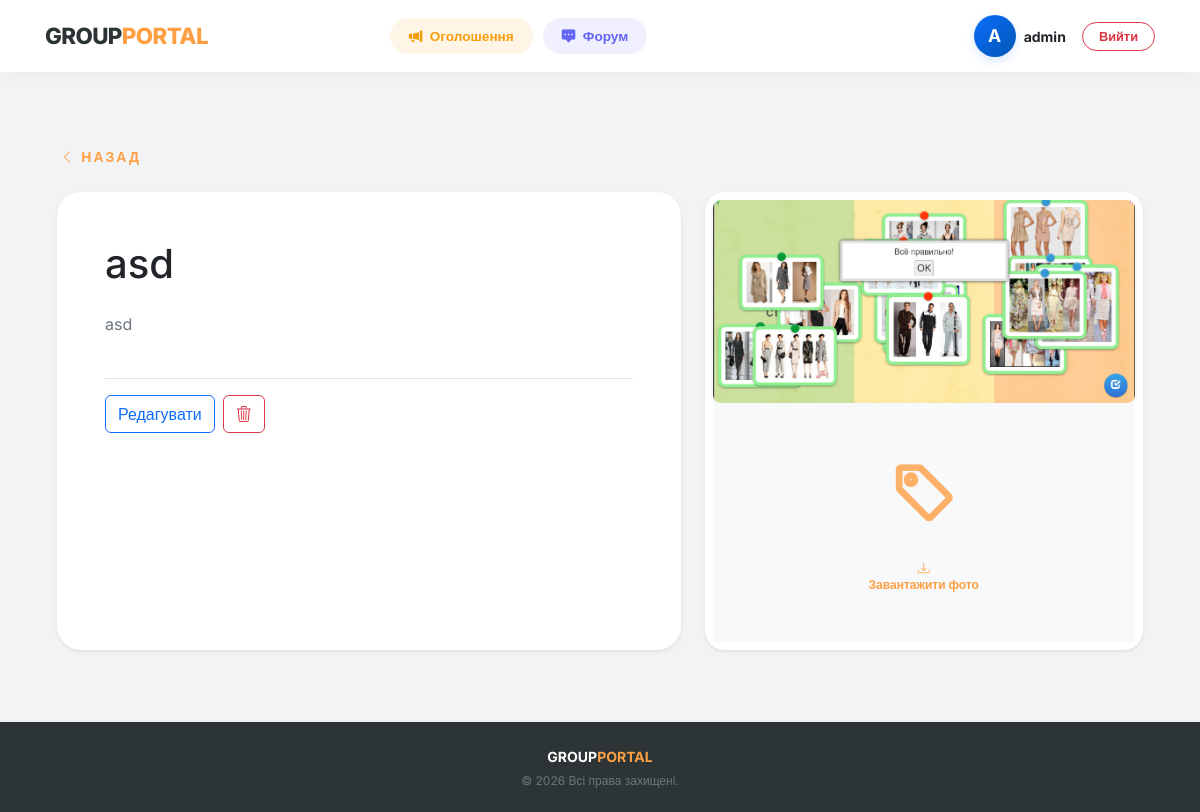
The app's page /advertisement/detail/6/ (signed in) with its own data.
### MainPage/models.py (models this page shows, shortened)
class CustomUser(AbstractUser):
    ROLE_USER = "user"
    ROLE_MODERATOR = "moderator"
    ROLE_ADMIN = "admin"
    GENDER_FEMALE = "female"
    GENDER_MALE = "male"
    ROLE_CHOICES = [
        (ROLE_USER, "Користувач"),
        (ROLE_MODERATOR, "Модератор"),
        (ROLE_ADMIN, "Адміністратор")
    ]
    GENDER_CHOICES = [
        (GENDER_MALE, "Чоловік"),
        (GENDER_FEMALE, "Жінка")
    ]
    age = models.IntegerField(null=True, blank=True)
    gender = models.CharField(max_length=30, choices=GENDER_CHOICES, null=True, blank=True)
    group = models.ForeignKey(Group, on_delete=models.SET_NULL,
                              null=True, blank=True, related_name="members")
    role = models.CharField(max_length=20, choices=ROLE_CHOICES,
                            default=ROLE_USER)
    REQUIRED_FIELDS = ["age", "gender"]
    class Meta:
        verbose_name = "CmUser"
        verbose_name_plural = "CmUsers"
        ordering = ['id']

### AdvertisementPage/models.py (models this page shows, shortened)
class Advertisement(models.Model):
    name = models.CharField(max_length=30)
    about = models.TextField()
    media = models.FileField(upload_to="advertisement/", blank=True, null=True)
    youtube_url = models.URLField(blank=True, null=True, verbose_name="Посилання на YouTube")
    class Meta:
        verbose_name = "Advertisement"
        verbose_name_plural = "Advertisements"

### AdvertisementPage/views.py (the view)
# urls.py: path("detail/<int:pk>/", AdvertisementDetailView.as_view(), name="advertisement-detail"),
class AdvertisementDetailView(LoginRequiredMixin, DetailView):
    model = Advertisement
    template_name = "advertisement/advertisement-detail.html"
    context_object_name = "advertisement_object"

### AdvertisementPage/templatetags/media_tags.py (called while the page is built)
@register.filter
def is_video(file_url):
    return file_url.lower().endswith(('.mp4', '.mkv', '.webm', '.mov'))

### AdvertisementPage/templates/advertisement/advertisement-detail.html (shortened to what this page needs)
{% extends 'base.html' %}
{% load static %}
{% load media_tags %}
{% block extra_css %}
    <link rel="stylesheet" href="{% static 'css/advertisement.css' %}">
{% endblock %}
{% block content %}
<div class="container py-4">
    <nav class="mb-4">
        <a href="{% url 'advertisement-list' %}" class="ad-link small text-uppercase ls-2">
            <i class="bi bi-chevron-left"></i> Назад
        </a>
    </nav>
    <div class="row g-4">
        <div class="col-12 {% if advertisement_object.media or advertisement_object.youtube_url %}col-lg-7{% else %}col-lg-10 offset-lg-1{% endif %}">
            <div class="card border-0 shadow-sm p-4 p-md-5 h-100" style="border-radius: 24px;">
                <div class="mb-4">
                    <h1 class="ad-title mb-4">{{ advertisement_object.name }}</h1>
                    <div class="ad-text-content text-secondary" style="font-size: 1rem; line-height: 1.6;">
                        {{ advertisement_object.about|linebreaks }}
                    </div>
                </div>
                {% if user.is_staff %}
                <div class="pt-3 border-top d-flex align-items-center gap-2">
                    <a href="{% url 'advertisement-update' advertisement_object.pk %}" class="btn btn-outline-primary btn-action-sm">
                        Редагувати
                    </a>
                    <a href="{% url 'advertisement-delete' advertisement_object.pk %}" class="btn btn-outline-danger btn-delete-sm">
                        <i class="bi bi-trash3"></i>
                    </a>
                </div>
                {% endif %}
            </div>
        </div>
        {% if advertisement_object.media or advertisement_object.youtube_url %}
            <div class="col-12 col-lg-5">
                <div class="media-stack">
                    {% if advertisement_object.media %}
                        <div class="ad-media-wrapper shadow-sm p-2 bg-white text-center">
                            {% if advertisement_object.media.url|is_video %}
                                <video width="100%" controls class="rounded-3 shadow-sm">
                                    <source src="{{ advertisement_object.media.url }}">
                                </video>
                                <a href="{{ advertisement_object.media.url }}" download class="media-link-alt">
                                    <i class="bi bi-download"></i> Завантажити файл
                                </a>
                            {% else %}
                                <div data-bs-toggle="modal" data-bs-target="#imageLightbox" style="cursor: zoom-in;">
                                    <img src="{{ advertisement_object.media.url }}" class="img-fluid rounded-3 w-100 shadow-sm">
                                </div>
                                <a href="{{ advertisement_object.media.url }}" download class="media-link-alt">
                                    <i class="bi bi-download"></i> Завантажити фото
                                </a>
                            {% endif %}
                        </div>
                    {% endif %}
                </div>
            </div>
        {% endif %}
    </div>
</div>
{% endblock %}

### MainPage/templates/includes/header.html (shortened to what this page needs)
<nav class="navbar navbar-expand-lg navbar-light">
    <div class="container">
        <a class="navbar-brand d-flex align-items-center" href="{% url 'group-list' %}">
            GROUP<span class="brand-dot">PORTAL</span>
        </a>
        {% if user.is_authenticated %}
        <div class="collapse navbar-collapse" id="navbarNav">
                <ul class="navbar-nav mx-auto nav-pills-custom mt-3 mt-lg-0">
                    <li class="nav-item">
                        <a class="nav-link nav-link-ads-pill {% if request.resolver_match.url_name == 'advertisement-list' %}active-pill{% endif %}"
                           href="{% url 'advertisement-list' %}">
                            <i class="bi bi-megaphone-fill me-1"></i> Оголошення
                        </a>
                    </li>
                    <li class="nav-item">
                        <a class="nav-link nav-link-forum-pill {% if request.resolver_match.url_name == 'comment-list' %}active-pill{% endif %}"
                           href="{% url 'comment-list' %}">
                            <i class="bi bi-chat-square-dots-fill me-1"></i> Форум
                        </a>
                    </li>
                </ul>
            <div class="d-flex align-items-center ms-auto mt-3 mt-lg-0">
                <div class="d-flex align-items-center me-3">
                    <a href="{% url 'user-detail' user.pk %}" class="text-decoration-none d-flex align-items-center profile-link-header">
                        <div class="avatar-circle avatar-header me-2">
                            {{ user.username|slice:":1"|upper }}
                        </div>
                        <span class="text-dark small fw-bold d-none d-sm-inline-block">
                            {{ user.username }}
                        </span>
                    </a>
                </div>
                <form action="{% url 'logout' %}" method="post" class="m-0">
                    <button type="submit" class="btn btn-outline-danger btn-round py-1 px-3" style="font-size: 0.8rem;">
                        Вийти
                    </button>
                </form>
                {% endif %}
            </div>
        </div>
    </div>
</nav>

### MainPage/static/css/main-css.css (style rules this page uses)
:root { --portal-dark: #2d3436; --portal-primary: #0d6efd; --portal-bg-gray: #f1f3f5; --color-ads: #f59e0b; --color-ads-light: #fef3c7; --color-forum: #6366f1; --color-forum-light: #e0e7ff; }
html { overflow-y: scroll; overflow-x: hidden; }
body { margin: 0 !important; padding: 0 !important; width: 100% !important; font-family: 'Inter', sans-serif; background-color: var(--portal-bg-gray); color: var(--portal-dark); display: flex; flex-direction: column; min-height: 100vh; }
.avatar-header { width: 32px; height: 32px; font-size: 0.9rem; flex-shrink: 0; }
.nav-pills-custom .nav-link { border-radius: 50px; padding: 7px 18px !important; margin: 0 5px; font-size: 0.85rem; font-weight: 600; transition: all 0.2s ease-in-out; border: 1px solid transparent; }
.nav-link-ads-pill { color: var(--color-ads) !important; background-color: rgba(245, 158, 11, 0.1); }
.nav-link-forum-pill { color: var(--color-forum) !important; background-color: rgba(99, 102, 241, 0.1); }
.row { margin-right: -15px !important; margin-left: -15px !important; }
h1, h2, h3, h4, h5, h6, p, span, .card-title, .btn, .text-break { overflow-wrap: break-word !important; word-wrap: break-word !important; word-break: break-word !important; }
.navbar { background-color: #ffffff !important; padding: 0.9rem 0; box-shadow: 0 4px 15px rgba(0,0,0,0.03); width: 100% !important; min-width: 100% !important; left: 0 !important; right: 0 !important; }
.navbar-brand { font-weight: 800; font-size: 1.4rem; letter-spacing: -0.6px; color: var(--portal-dark) !important; }
.brand-dot { color: var(--portal-primary); }
.container { padding-right: 15px !important; padding-left: 15px !important; }
@media (min-width: 1200px) { .container { max-width: 1140px !important; } }
.btn-round { border-radius: 50px; padding: 8px 25px; font-weight: 600; font-size: 0.85rem; transition: all 0.3s ease; }
.card { background-color: #ffffff; border-radius: 12px; }
.avatar-circle { width: 42px; height: 42px; background: linear-gradient(135deg, #0d6efd, #0056b3) !important; color: white !important; border-radius: 50%; display: flex; align-items: center; justify-content: center; font-weight: 700; font-size: 1.1rem; box-shadow: 0 4px 10px rgba(13, 110, 253, 0.15) !important; }
.profile-link-header { transition: opacity 0.2s ease; }

### AdvertisementPage/static/css/advertisement.css (style rules this page uses)
:root { --portal-primary: #ff9f43; --portal-primary-hover: #e67e22; --ad-accent-soft: rgba(255, 159, 67, 0.1); --ad-shadow: rgba(255, 159, 67, 0.2); --portal-dark: #2d3436; }
.ls-2 { letter-spacing: 2px !important; }
.brand-dot { color: var(--portal-primary) !important; }
.btn-round { border-radius: 50px !important; }
.ad-link { color: var(--portal-primary) !important; text-decoration: none; font-weight: 700; transition: 0.2s; }
.ad-media-wrapper { width: 100%; border-radius: 20px; overflow: hidden; background-color: #f8f9fa; line-height: 0; transition: transform 0.3s ease; }
.ad-media-wrapper img { width: 100%; height: auto; max-height: 80vh; object-fit: contain; display: block; background-color: #fff; }
.ad-media-wrapper a { display: flex !important; flex-direction: column; align-items: center; justify-content: center; padding: 3rem 1.5rem !important; color: var(--portal-primary) !important; text-decoration: none !important; font-weight: 700; min-height: 300px; background-color: #f8f9fa; line-height: 1.4 !important; text-align: center; }
.ad-media-wrapper a::before { content: "\f5b0"; font-family: "bootstrap-icons"; font-size: 4rem; margin-bottom: 20px; display: block; opacity: 0.8; }
.media-link-alt { display: flex !important; align-items: center; justify-content: center; padding-top: 2px !important; padding-bottom: 2px !important; margin-top: 5px; line-height: 1.2 !important; font-size: 0.75rem; width: 100%; min-height: auto !important; }
.ad-media-wrapper { display: flex !important; flex-direction: column !important; height: 100%; }
.ad-media-wrapper video, .ad-media-wrapper .ratio, .ad-media-wrapper div[data-bs-toggle="modal"] { flex-grow: 1 !important; object-fit: cover; }
.media-link-alt { flex-grow: 0 !important; flex-shrink: 0 !important; margin-top: auto !important; padding-top: 5px !important; padding-bottom: 5px !important; height: auto !important; }

### records on screen
CustomUser: username "A", username "admin"
Advertisement: name "asd", about "asd", media (picture)
